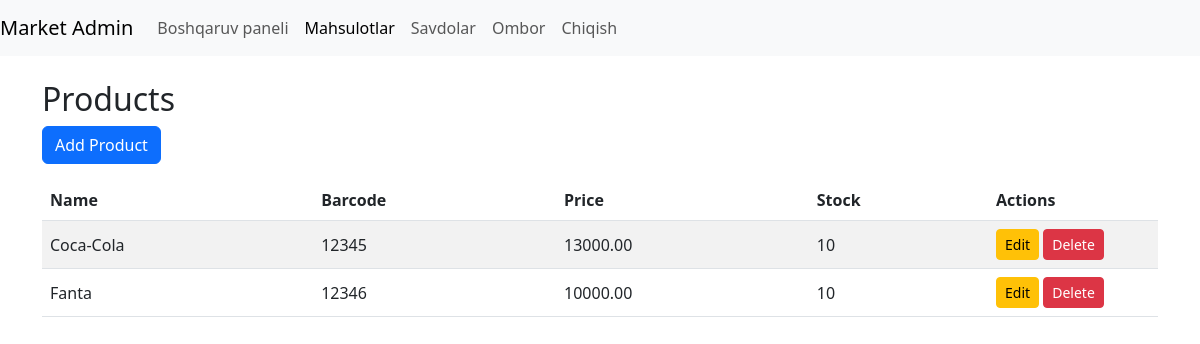
The page /market/admin_products/ (signed in) on the database as committed earlier.
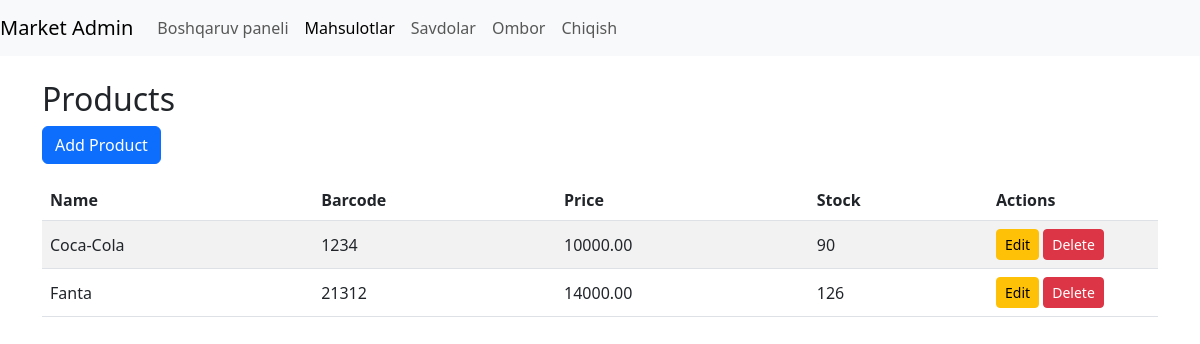
The same page on the database as committed later.
### apps/market/models.py (models this page shows, shortened)
class Product(models.Model):
    id = models.IntegerField(primary_key= True)
    product_name = models.CharField(max_length= 128)
    stock = models.PositiveIntegerField(default= 0)
    restock_level = models.PositiveIntegerField(default=20)
    barcode = models.CharField(max_length= 128, unique= True, blank= True)
    price = models.DecimalField(max_digits= 20, decimal_places= 2)
    cost = models.DecimalField(max_digits= 20, decimal_places= 2)
    description = models.TextField(blank=True)
    category = models.ForeignKey('Category', on_delete=models.SET_NULL, null=True, blank=True)
    market = models.ForeignKey(Market, on_delete=models.CASCADE)
    pr_created_at = models.DateTimeField(auto_now_add=True)
    pr_updated_at = models.DateTimeField(auto_now=True)

### apps/market/views.py (the view, shortened to what this page needs)
# urls.py: path('admin_products/', views.AdminProductsView.as_view(), name= 'admin_products'),
class AdminProductsView(LoginRequiredMixin, FormView):
    model = Product
    template_name = 'market/admin_products.html'
    form_class = AddProductFOrm
    success_url = reverse_lazy("admin_products")
    def get_context_data(self, **kwargs):
        context = super().get_context_data(**kwargs)
        products = Product.objects.filter(market__owner=self.request.user)
        context["products"] = products
        return context

### apps/market/templates/market/admin_products.html (shortened to what this page needs)
{% load static %}
<!DOCTYPE html>
<html lang="en">
<head>
  <link href="https://cdn.jsdelivr.net/npm/bootstrap@5.3.0/dist/css/bootstrap.min.css" rel="stylesheet">
</head>
<body>
<nav class="navbar navbar-expand-lg navbar-light bg-light">
  <a class="navbar-brand" href="#">Market&nbsp;Admin</a>
  <div class="collapse navbar-collapse" id="navbarNav">
    <ul class="navbar-nav">
      <li class="nav-item"><a class="nav-link" href="{% url 'home_market' %}">Boshqaruv paneli</a></li>
      <li class="nav-item"><a class="nav-link active" href="{% url 'admin_products' %}">Mahsulotlar</a></li>
      <li class="nav-item"><a class="nav-link" href="{% url 'admin_sales' %}">Savdolar</a></li>
      <li class="nav-item"><a class="nav-link" href="{% url 'admin_inventory' %}">Ombor</a></li>
      <li class="nav-item"><a class="nav-link" href="{% url 'logout' %}">Chiqish</a></li>
    </ul>
  </div>
</nav>
<div class="container mt-4">
  <h2>Products</h2>
  <button class="btn btn-primary mb-3" data-bs-toggle="modal" data-bs-target="#addProductModal">
    Add Product
  </button>
  <table class="table table-striped align-middle">
    <thead>
      <tr>
        <th>Name</th><th>Barcode</th><th>Price</th><th>Stock</th><th style="width:170px">Actions</th>
      </tr>
    </thead>
    <tbody>
    {% for product in products %}
      <tr>
        <td>{{ product.product_name }}</td>
        <td>{{ product.barcode }}</td>
        <td>{{ product.price }}</td>
        <td>{{ product.stock }}</td>
        <td>
          <button class="btn btn-sm btn-warning"
                  data-bs-toggle="modal"
                  data-bs-target="#editModal{{ product.id }}">
            Edit
          </button>
          <form class="d-inline"
                action="{% url 'delete_product' product.id %}"
                method="post"
                onsubmit="return confirm('Delete this product?');">
            <button type="submit" class="btn btn-sm btn-danger">Delete</button>
          </form>
        </td>
      </tr>
    {% empty %}
      <tr><td colspan="5" class="text-center">No products found.</td></tr>
    {% endfor %}
    </tbody>
  </table>
</div>
</body>
</html>

Rows that differ between the two databases and show on the page:
changed Product "Coca-Cola": barcode "12345" → "1234"; price "13000.00" → "10000.00"; stock "10" → "90"
changed Product "Fanta": barcode "12346" → "21312"; price "10000.00" → "14000.00"; stock "10" → "126"
